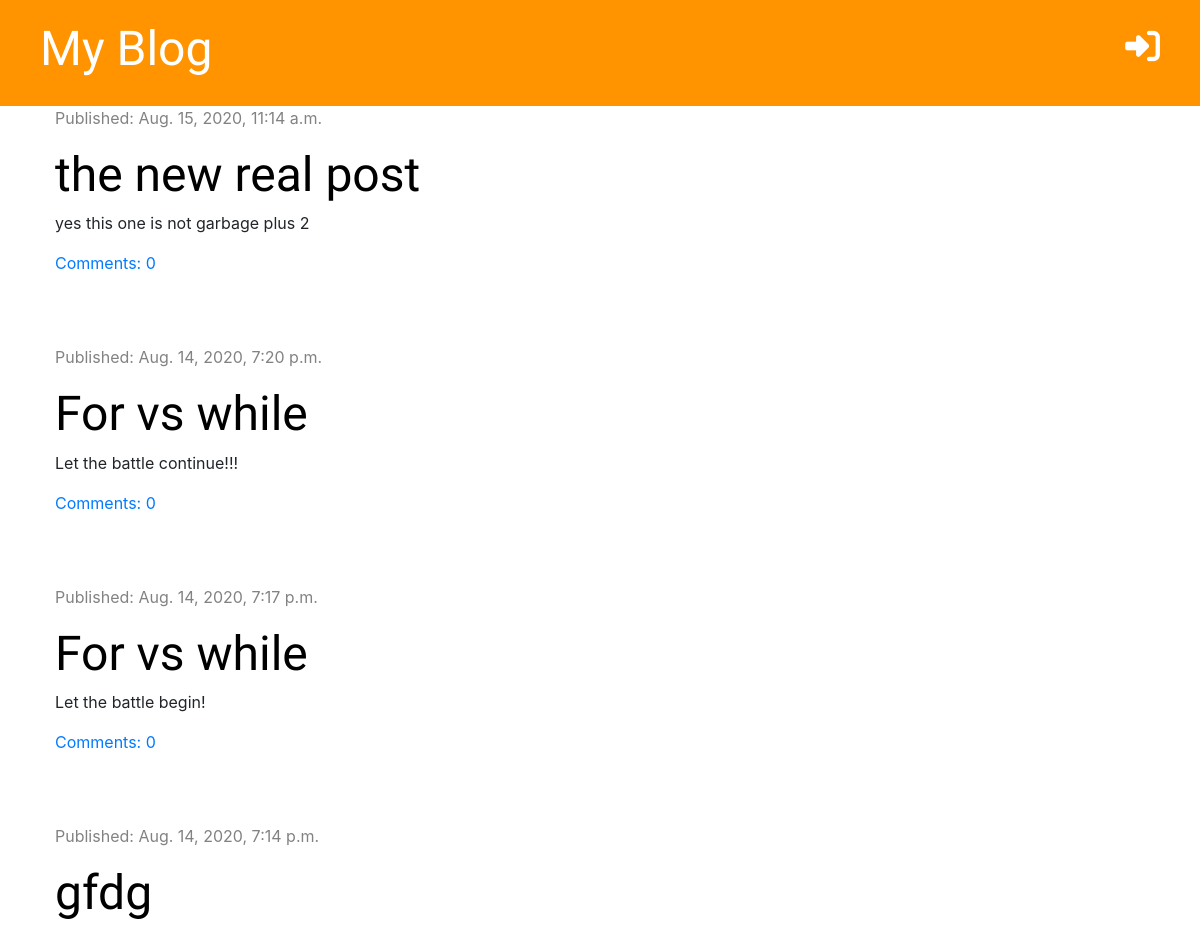
The app's page / (upper part), older data.
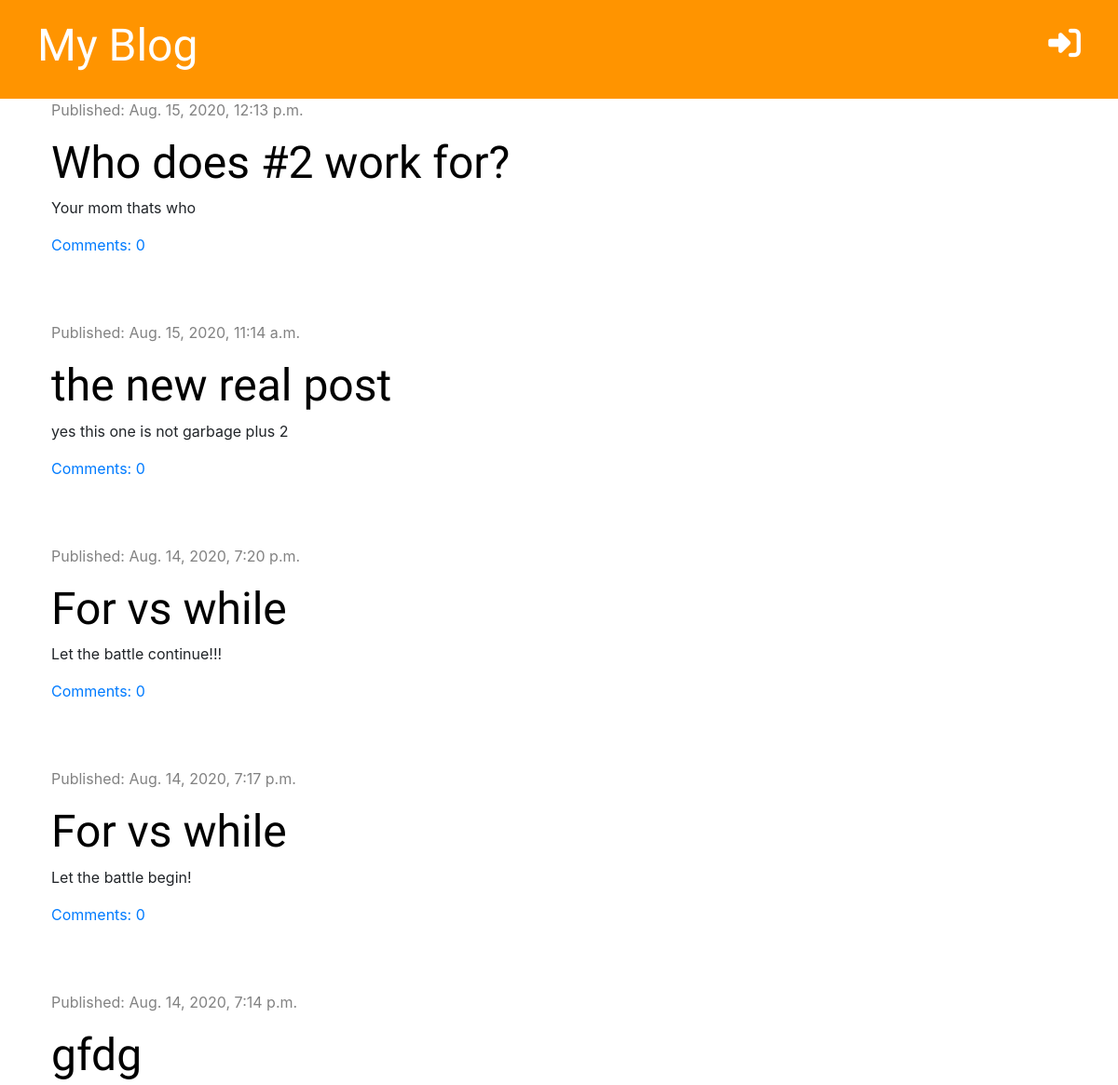
The same page, newer data.
### blog/models.py (models this page shows, shortened)
class Post(models.Model):
    author = models.ForeignKey('auth.User', on_delete=models.CASCADE)
    title = models.CharField(max_length=200)
    text = models.TextField()
    created_date = models.DateTimeField(default= timezone.now)
    published_date = models.DateTimeField(blank=True, null=True)
    def approved_comments(self):
        return self.comments.filter(approved=True)

### blog/views.py (the view)
# urls.py: path('', views.post_list, name='post_list'),
def post_list(request):
    posts = Post.objects.filter(published_date__lte=timezone.now()).order_by('-published_date')
    stuff_for_frontend = {'posts': posts}
    return render(request, 'blog/post_list.html', stuff_for_frontend)

### blog/templates/blog/post_list.html (shortened to what this page needs)
{% extends 'blog/base.html' %}
{% block content %}
    {% for post in posts %}
    <div class="post">
        <div class="date">
            <p>Published: {{ post.published_date }}</p>
        </div>
            <h1><a href="{% url 'post_detail' pk=post.pk %}">{{ post.title }}</a></h1>
            <p>{{ post.text |linebreaksbr }}</p>
        <a href="{% url 'post_detail' pk=post.pk %}">Comments: {{ post.approved_comments.count }}</a>
    </div>
    {% endfor %}
{% endblock %}

Row changes from the older to the newer data that the page shows:
now on this page (row edited): Post: published_date "Aug. 15, 2020, 12:13 p.m.", title "Who does #2 work for?", text "Your mom thats who", approved_comments.count "0"
